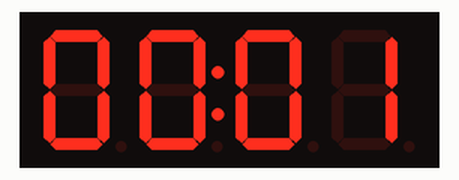
Recording of a sketch running on a simulated ESP32-S3. Shown: 4-digit seven-segment display.

Above: at 1.1 s.
At 5.1 s:
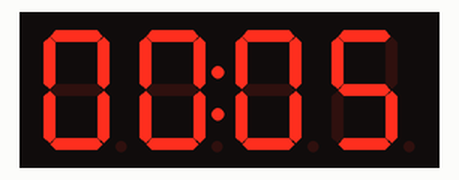
At 10.1 s:
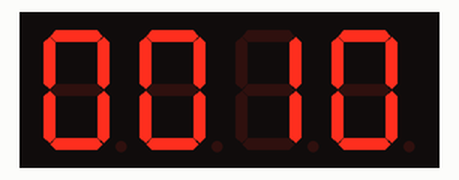
At 20.1 s:
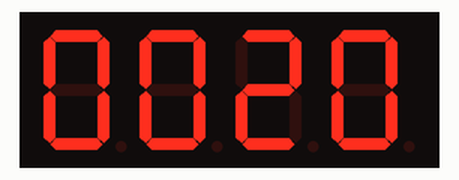
At 29.1 s:
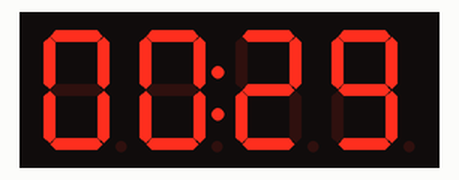
At 39.1 s:
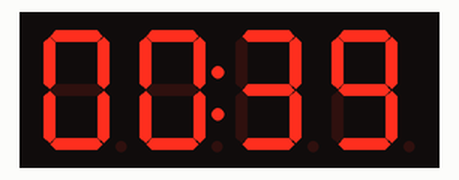

Measured:
- what the display in image 0 shows lasts 1.0 s, from 1.0 s to 2.0 s

The sketch:

06-31-7Seg_display_with_I2C_minimal.ino
```cpp
/*  06.031 - Clock-Style 7-Segment Timer Using I2C Display (ESP32-S3)
 *
 * Course: IoT Development with ESP32-S3
 * Target Hardware: ESP32-S3-DevKitC-1 v1.1
 * Module: ESP32-S3-WROOM-1-N16R16V
 *
 * This sketch implements a simple MM:SS timer using an I2C 7-segment display.
 * The colon blinks every second. Useful for beginners learning I2C and display control.
 *
 * COMPONENTS:
 * ===========
 * - ESP32-S3-DevKitC-1 v1.1
 * - HT16K33-based I2C 4-digit display
 * - Breadboard, jumper wires
 *
 * GPIO ASSIGNMENTS:
 * =================
 * SDA: GPIO10
 * SCL: GPIO8
 *
 * IDE REQUIREMENTS:
 * =================
 * - Arduino IDE 2.0+
 * - ESP32 Arduino Core v3.0+
 */

#include <Wire.h>
#include <Adafruit_GFX.h>
#include <Adafruit_LEDBackpack.h>

Adafruit_7segment display;

constexpr uint8_t SDA_PIN = 10;
constexpr uint8_t SCL_PIN = 8;
constexpr uint8_t I2C_ADDRESS = 0x70;

unsigned long lastMillis = 0;
unsigned long secondsElapsed = 0;
bool colonState = false;

void setup() {
    Wire.begin(SDA_PIN, SCL_PIN);
    display.begin(I2C_ADDRESS);
}

void loop() {
    if (millis() - lastMillis >= 1000) {
        lastMillis = millis();
        secondsElapsed++;
        colonState = !colonState;

        int minutes = secondsElapsed / 60;
        int seconds = secondsElapsed % 60;
        display.print(minutes * 100 + seconds);

        if (minutes < 10) display.writeDigitNum(0, 0);
        if (minutes < 1) display.writeDigitNum(1, 0);
        if (seconds < 10) display.writeDigitNum(3, 0);

        display.drawColon(colonState);
        display.writeDisplay();
    }
}
```
